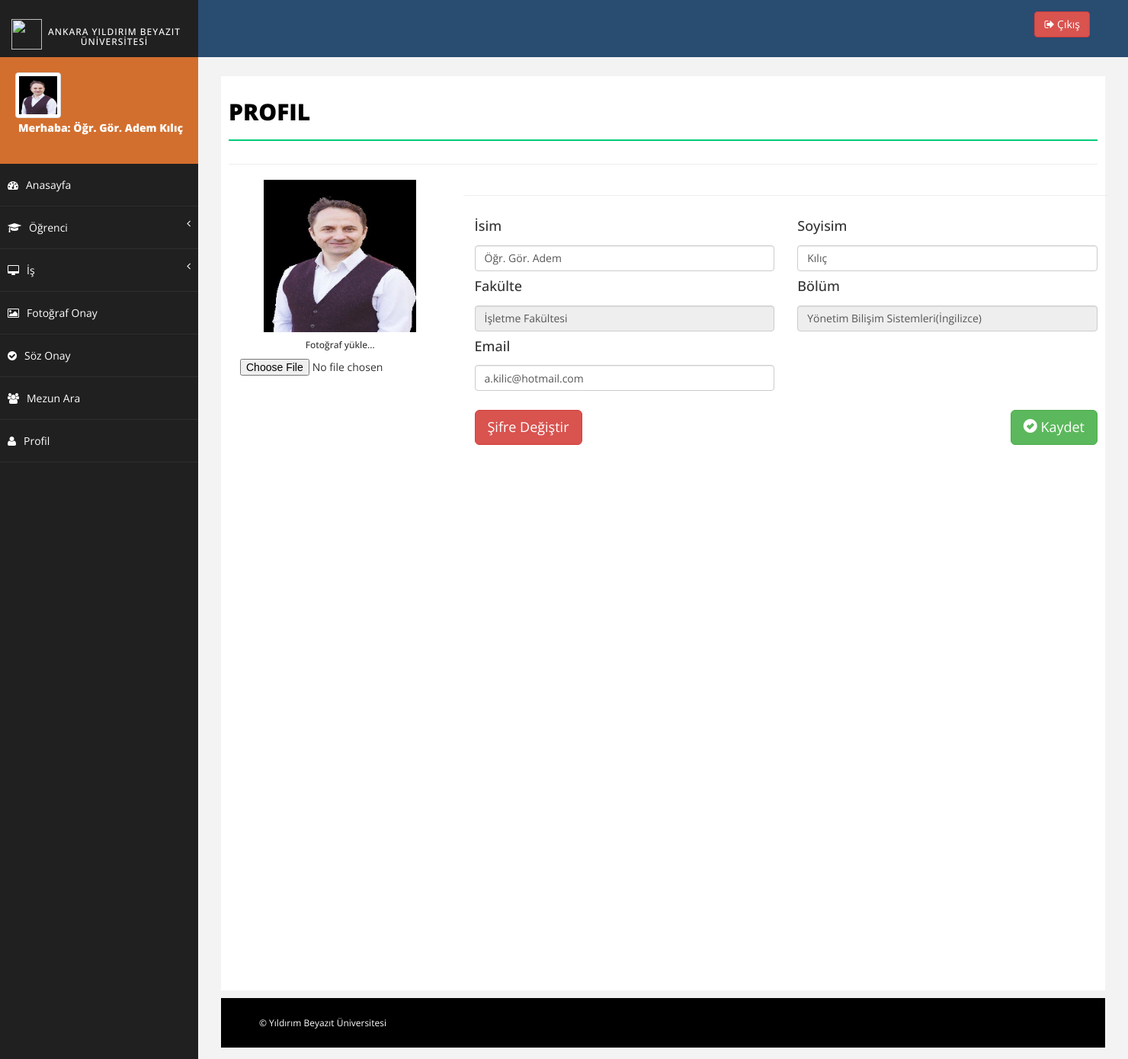
Page /admin/profile.php (signed in) on the committed database.
### tables this page shows
CREATE TABLE `academician` (
  `id` int(11) NOT NULL,
  `username` varchar(200) NOT NULL,
  `first_name` varchar(50) NOT NULL,
  `last_name` varchar(50) NOT NULL,
  `faculty` varchar(100) NOT NULL,
  `department` varchar(200) NOT NULL,
  `photo` varchar(200) NOT NULL,
  `email` varchar(320) NOT NULL,
  `password` varchar(60) NOT NULL
);

### admin/profile_update.php (called while the page is built, shortened)
<?php
include '../dbconnection.php';
if (isset($_SESSION['username'])) {
  $username=$_SESSION['username'];
  $stmt = $db->query("SELECT * FROM academician WHERE username='$username' ");
  while ($row = $stmt->fetch()) {
    $first_name= $row['first_name'];
    $last_name = $row['last_name'];
    $faculty = $row['faculty'];
    $department = $row['department'];
    $email = $row['email'];
    $photo = $row['photo'];
  }
}
?>

### admin/profile.php (the view, shortened to what this page needs)
<?php include 'header.php';
include 'sidebar.php';
include 'profile_update.php';
?>
<div id="page-wrapper">
  <div id="page-inner">
    <div class="row">
      <div class="col-md-12">
        <h1 class="page-head-line">Profil</h1>
      </div>
    </div>
    <hr>
    <div class="container bootstrap snippet">
      <div class="row">
        <div class="col-sm-3">
           <form class="form"  method="post" enctype="multipart/form-data">
          <div class="text-center">
            <img width="200" src="<?php echo $photo ?>"  >
            <h6>Fotoğraf yükle...</h6>
            <input type="file" name="photo" class="text-center center-block file-upload">
          </div></hr><br>
        </div>
        <div class="col-sm-9">
         <div class="tab-pane" id="settings">
          <hr>
            <div class="form-group">
              <div class="col-xs-6">
                <label for="first_name"><h4>İsim</h4></label>
                <input type="text" class="form-control" name="first_name"  id="first_name" value="<?php echo $first_name ?>" >
              </div>
            </div>
            <div class="form-group">
              <div class="col-xs-6">
                <label for="last_name"><h4>Soyisim</h4></label>
                <input type="text" class="form-control" name="last_name"  id="last_name" value="<?php echo $last_name ?>" >
              </div>
            </div>
            <div class="form-group">
              <div class="col-xs-6">
                <label for="faculty"><h4>Fakülte</h4></label>
                <input type="text" class="form-control" readonly="" name="faculty"  id="faculty" value="<?php echo $faculty ?>" >
              </div>
            </div>
            <div class="form-group">
              <div class="col-xs-6">
                <label for="department"><h4>Bölüm</h4></label>
                <input type="text" class="form-control" readonly="" name="department"  id="department" value="<?php echo $department ?>" >
              </div>
            </div>
            <div class="form-group">
              <div class="col-xs-6">
                <label for="email"><h4>Email</h4></label>
                <input type="email" class="form-control" name="email" id="email" value="<?php echo $email ?>" >
              </div>
            </div>
            <div class="form-group">
             <div class="col-xs-12">
              <br>
              <button class="btn btn-lg btn-success pull-right" type="submit"  name="save_profile"><i class="glyphicon glyphicon-ok-sign"></i> Kaydet</button>
              <a href="#password_modal  " data-toggle="modal" class="btn btn-lg btn-danger"> Şifre Değiştir</a>
            </div>
          </div>
      </div>
    </div>
  </div>
</div>
</div>
<?php include 'footer.php'; ?>

### admin/sidebar.php (shortened to what this page needs)
<?php include 'profile_update.php'; ?>
        <nav class="navbar-default navbar-side" role="navigation">
            <div class="sidebar-collapse">
                <ul class="nav" id="main-menu">
                    <li>
                        <div class="user-img-div mb-red">
                            <img src="<?php echo $photo ?>" class="img-thumbnail" />
                            <div class="inner-text">
                           Merhaba: <?php echo $first_name.' '.$last_name; ?>
                            <br/>
                            </div>
                        </div>
                    </li>
                    <li>
                        <a class="" href="index.php"><i class="fa fa-dashboard "></i>Anasayfa</a>
                    </li>
                    <li>
                        <a href="#"><i class="fa fa-graduation-cap "></i>Öğrenci <span class="fa arrow"></span></a>
                    </li>
                      <li>
                        <a href="#"><i class="fa fa-desktop "></i>İş <span class="fa arrow"></span></a>
                    </li>
                    <li>
                        <a href="check_photo.php"><i class="fa fa-picture-o "></i>Fotoğraf Onay</a>
                    </li>
                    <li>
                        <a href="check_motto.php"><i class="fa fa-check-circle "></i>Söz Onay </a>
                    </li>
                      <li>
                        <a href="search_student.php"><i class="fa fa-users "></i>Mezun Ara</a>
                    </li>
                    <li>
                        <a href="profile.php"><i class="fa fa-user "></i>Profil</a>
                    </li>
            </div>
        </nav>

### assets/css/basic.css (style rules this page uses)
body { font-family: 'Open Sans', sans-serif; line-height:25px; }
#page-wrapper { padding: 15px 15px; min-height: 600px; background: #F3F3F3; }
#page-inner { width: 100%; margin: 10px 20px 10px 0px; background-color: #fff!important; padding: 10px; min-height: 1200px; }
.page-head-line { font-size: 30px; text-transform: uppercase; color: #000; font-weight: 800; padding-bottom: 20px; border-bottom: 2px solid #00CA79; margin-bottom: 10px; }
.user-img-div { min-height: 140px; padding: 20px; background-color: #4380B8; }
.user-img-div img { max-height: 60px; }
.user-img-div .inner-text { text-align: right; position: relative; color: #fff; font-weight: 800; line-height: 25px; }
.arrow { float: right; }
.fa.arrow:before { content: "\f104"; }
.sidebar-collapse, .sidebar-collapse .nav { background: none; }
.sidebar-collapse .nav { padding: 0; }
.sidebar-collapse .nav > li > a { color: #fff; background: #202020; text-shadow: none; padding: 15px 40px; border-bottom: 1px solid #2F2E31; }
.sidebar-collapse > .nav > li > a { padding: 15px 10px; }
.navbar-side { border: none; background-color: #202020; }
.navbar-default { border: 0px solid black; }
.nav > li > a > i { margin-right: 10px; }
@media (min-width:768px) { #page-wrapper { margin: 0 0 0 260px; padding: 15px 30px; min-height: 1200px; } }
@media (min-width:768px) { .navbar-side { z-index: 1; position: absolute; width: 260px; } }

### assets/css/custom.css (style rules this page uses)
.mb-red { background-color:#d36f2e; }

### rows in the picture
academician: photo (picture), first_name "Öğr. Gör. Adem", last_name "Kılıç", faculty "İşletme Fakültesi", department "Yönetim Bilişim Sistemleri(İngilizce)", email "a.kilic@hotmail.com"
